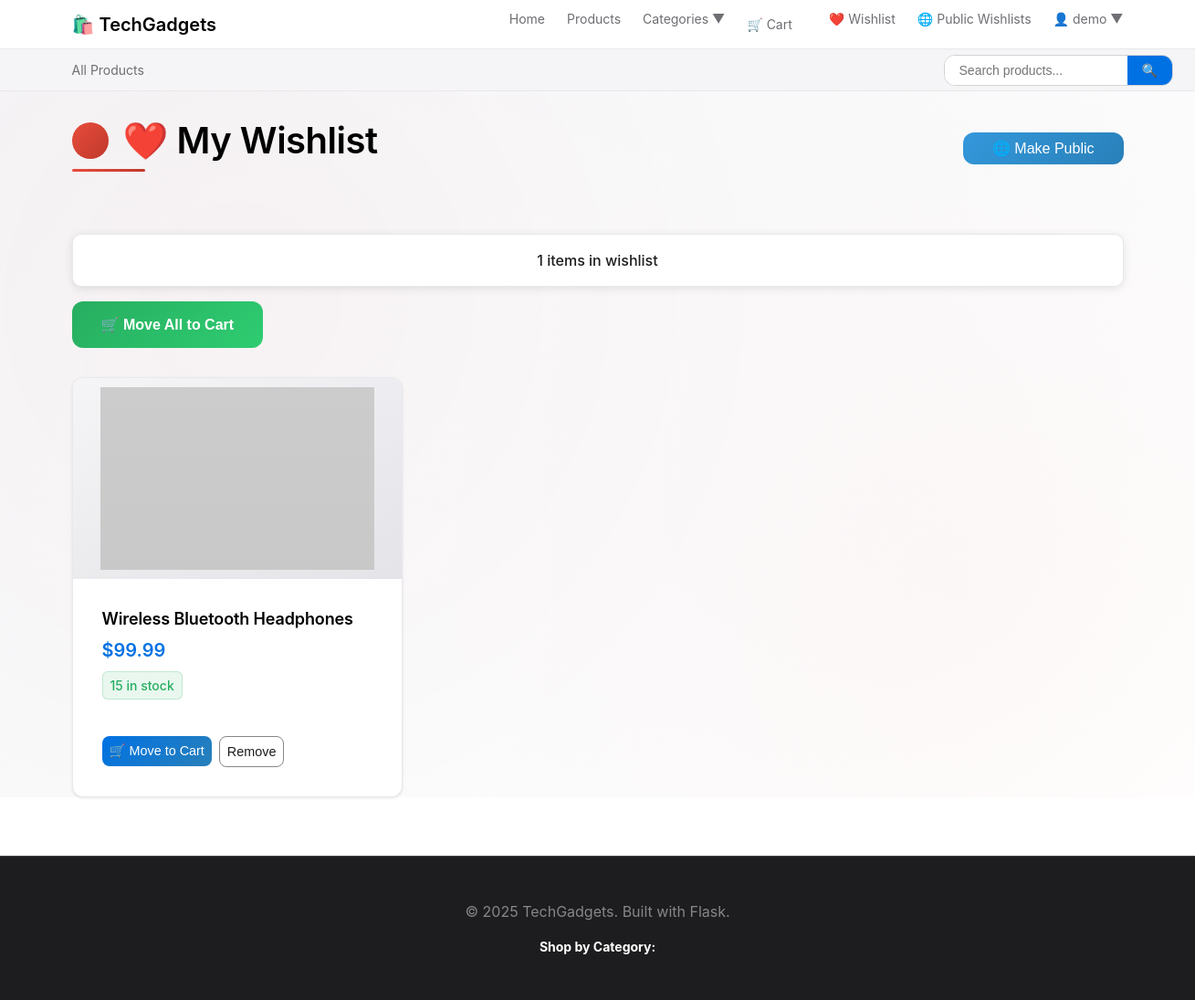
Page /wishlist (signed in) on the committed database.
### tables this page shows
CREATE TABLE users
                     (
                         id INTEGER PRIMARY KEY AUTOINCREMENT,
                         username TEXT UNIQUE NOT NULL,
                         email TEXT UNIQUE NOT NULL,
                         password_hash TEXT NOT NULL,
                         created_at TIMESTAMP DEFAULT CURRENT_TIMESTAMP
                     , is_admin BOOLEAN DEFAULT 0);

CREATE TABLE wishlist_items
            (
                id INTEGER PRIMARY KEY AUTOINCREMENT,
                wishlist_id INTEGER NOT NULL,
                product_id INTEGER NOT NULL,
                created_at TIMESTAMP DEFAULT CURRENT_TIMESTAMP,
                FOREIGN KEY (wishlist_id) REFERENCES wishlists (id),
                FOREIGN KEY (product_id) REFERENCES products (id),
                UNIQUE (wishlist_id, product_id)
            );

CREATE TABLE products
                     (
                         id INTEGER PRIMARY KEY AUTOINCREMENT,
                         name TEXT NOT NULL,
                         price REAL NOT NULL,
                         description TEXT,
                         image_url TEXT,
                         category_id INTEGER,
                         stock INTEGER DEFAULT 0,
                         created_at TIMESTAMP DEFAULT CURRENT_TIMESTAMP,
                         FOREIGN KEY (category_id) REFERENCES categories (id)
                     );

### minimal_app.py (the view)
@app.route('/wishlist')
@login_required
def wishlist():
    wishlist = Wishlist.get_user_wishlist(current_user.id)
    items = Wishlist.get_wishlist_items(wishlist['id'])
    return render_template('wishlist.html',
                           wishlist=wishlist,
                           wishlist_items=items)

### minimal_app.py (called while the page is built, shortened)
def get_db_connection():
    conn = sqlite3.connect(app.config['DATABASE'])
    conn.row_factory = sqlite3.Row
    return conn

@login_manager.user_loader
def load_user(user_id):
    return User.get(user_id)

@app.context_processor
def inject_cart_count():
    cart_count = 0
    if current_user.is_authenticated:
        conn = get_db_connection()
        cart_result = conn.execute('''
                                   SELECT SUM(quantity) as total_quantity
                                   FROM cart_items
                                   WHERE user_id = ?
                                   ''', (current_user.id,)).fetchone()
        conn.close()
        if cart_result and cart_result['total_quantity']:
            cart_count = cart_result['total_quantity']
    return dict(cart_count=cart_count)

    @staticmethod
    def get(user_id):
        conn = get_db_connection()
        user = conn.execute('SELECT * FROM users WHERE id = ?', (user_id,)).fetchone()
        conn.close()
        if not user:
            return None
        return User(id=user['id'], username=user['username'], email=user['email'],
                    password_hash=user['password_hash'], created_at=user['created_at'],
                    is_admin=user['is_admin'])

    @staticmethod
    def get_user_wishlist(user_id):
        conn = get_db_connection()
        try:
            wishlist = conn.execute(
                'SELECT * FROM wishlists WHERE user_id = ? ORDER BY created_at LIMIT 1',
                (user_id,)
            ).fetchone()
            return wishlist
        finally:
            conn.close()

    @staticmethod
    def get_wishlist_items(wishlist_id):
        conn = get_db_connection()
        items = conn.execute('''
                             SELECT wi.*, p.name, p.price, p.image_url, p.stock
                             FROM wishlist_items wi
                                      JOIN products p ON wi.product_id = p.id
                             WHERE wi.wishlist_id = ?
                             ORDER BY wi.created_at DESC
                             ''', (wishlist_id,)).fetchall()
        conn.close()
        return items

### application/templates/wishlist.html (shortened to what this page needs)
{% extends "base.html" %}
{% block content %}
<div class="wishlist-page">
    <div class="container">
        <div class="wishlist-header">
            <h1>❤️ My Wishlist</h1>
            <div class="wishlist-actions">
                <form method="POST" action="{{ url_for('toggle_wishlist_visibility') }}" class="visibility-form">
                    <button type="submit" class="btn {% if wishlist.is_public %}btn-secondary{% else %}btn-primary{% endif %}">
                        {% if wishlist.is_public %}🔒 Make Private{% else %}🌐 Make Public{% endif %}
                    </button>
                </form>
            </div>
        </div>
        {% if wishlist_items %}
        <div class="wishlist-stats">
            <p>{{ wishlist_items|length }} items in wishlist</p>
        </div>
        <div class="wishlist-actions-top">
            <form method="POST" action="{{ url_for('move_all_wishlist_to_cart') }}" class="move-all-form">
                <button type="submit" class="btn success">🛒 Move All to Cart</button>
            </form>
        </div>
        <div class="products-grid">
            {% for item in wishlist_items %}
            <div class="product-card">
                <div class="product-image">
                    <img src="{{ item.image_url }}" alt="{{ item.name }}"
                         onerror="this.src='https://via.placeholder.com/300x200?text=No+Image'">
                </div>
                <div class="product-info">
                    <h3 class="product-name">{{ item.name }}</h3>
                    <div class="product-price">${{ "%.2f"|format(item.price) }}</div>
                    <div class="product-stock {% if item.stock > 0 %}in-stock{% else %}out-of-stock{% endif %}">
                        {{ item.stock }} in stock
                    </div>
                    <div class="wishlist-item-actions">
                        <form method="POST" action="{{ url_for('move_wishlist_to_cart', product_id=item.product_id) }}">
                            <button type="submit" class="btn primary" {% if item.stock == 0 %}disabled{% endif %}>
                                🛒 Move to Cart
                            </button>
                        </form>
                        <form method="POST" action="{{ url_for('remove_from_wishlist', product_id=item.product_id) }}">
                            <button type="submit" class="btn secondary">Remove</button>
                        </form>
                    </div>
                </div>
            </div>
            {% endfor %}
        </div>
        {% endif %}
    </div>
</div>
{% endblock %}

### application/templates/base.html (shortened to what this page needs)
<!DOCTYPE html>
<html lang="en">
<head>
    <link rel="stylesheet" href="{{ url_for('static', filename='css/style.css') }}">
</head>
<body data-user-authenticated="{{ 'true' if current_user.is_authenticated else 'false' }}">
    <nav class="navbar">
        <div class="nav-container">
            <div class="nav-logo">
                <a href="{{ url_for('index') }}" class="logo-link">🛍️ TechGadgets</a>
            </div>
            <ul class="nav-menu">
                <li class="nav-item">
                    <a href="{{ url_for('index') }}" class="nav-link">Home</a>
                </li>
                <li class="nav-item">
                    <a href="{{ url_for('products_page') }}" class="nav-link">Products</a>
                </li>
                <li class="nav-item dropdown">
                    <a href="#" class="nav-link dropdown-toggle">Categories ▼</a>
                </li>
                {% if current_user.is_authenticated %}
                <li class="nav-item">
                    <a href="{{ url_for('cart') }}" class="nav-link cart-link">🛒 Cart</a>
                </li>
                <li class="nav-item">
                    <a href="{{ url_for('wishlist') }}" class="nav-link">❤️ Wishlist</a>
                </li>
                <li class="nav-item">
                    <a href="{{ url_for('public_wishlists') }}" class="nav-link">🌐 Public Wishlists</a>
                </li>
                <li class="nav-item dropdown">
                    <a href="#" class="nav-link dropdown-toggle">👤 {{ current_user.username }} ▼</a>
                </li>
                {% endif %}
            </ul>
        </div>
    </nav>
    <nav class="category-nav">
        <div class="category-nav-container">
            <a href="{{ url_for('products_page') }}" class="category-nav-item {% if request.endpoint == 'products_page' and not request.args.get('category') %}active{% endif %}">
                All Products
            </a>
        </div>
        <div class="nav-search">
            <form method="GET" action="{{ url_for('advanced_search') }}" class="search-form">
                <input type="text" name="q" placeholder="Search products..."
                       class="nav-search-input" value="{{ request.args.get('q', '') }}">
                <button type="submit" class="nav-search-btn">🔍</button>
            </form>
        </div>
    </nav>
    <main class="main-content">
        {% block content %}{% endblock %}
    </main>
    <footer class="footer">
        <div class="container">
            <p>&copy; 2025 TechGadgets. Built with Flask.</p>
            <div class="footer-categories">
                <strong>Shop by Category:</strong>
            </div>
        </div>
    </footer>
</body>
</html>

### application/templates/wishlist.html (style rules this page uses)
.wishlist-header { display: flex; justify-content: space-between; align-items: center; margin-bottom: 2rem; flex-wrap: wrap; gap: 1rem; }
.wishlist-actions { display: flex; gap: 1rem; align-items: center; flex-wrap: wrap; }
.wishlist-stats { background: white; padding: 1rem; border-radius: 10px; box-shadow: 0 2px 10px rgba(0,0,0,0.1); margin-bottom: 1rem; }
.wishlist-actions-top { margin-bottom: 2rem; }
.product-card { position: relative; }
.wishlist-item-actions { display: flex; gap: 0.5rem; margin-top: 1rem; }
.wishlist-item-actions .btn { flex: 1; padding: 0.5rem; font-size: 0.9rem; }

### rows in the picture
users: username "demo"
wishlist_items: name "Wireless Bluetooth Headphones", stock "15"
products: price "99.99"

### other values in the picture
{{ wishlist_items|length }} "1"
